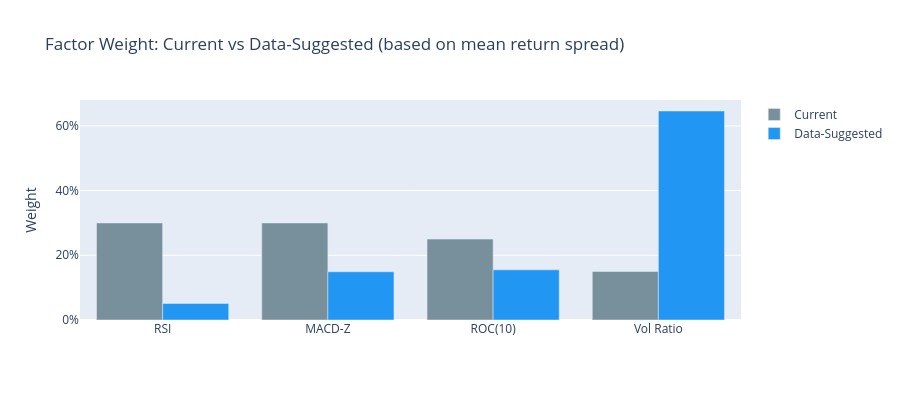

Source (notebook cell):
### Markdown cell above
## 8. Score weight suggestion for the final trend score

### Code cell
mean_spreads = sum_df.mean(axis=1).clip(lower=0)
suggested_weights = mean_spreads / mean_spreads.sum()

current_weights = pd.Series({
    'Trend Score': np.nan,
    '12-1 Momentum': 0.45,
    '6-1 Momentum': 0.20,
    'Near 52W High': 0.20,
    'Inverse Volatility': 0.15,
})

weight_df = pd.DataFrame({
    'Current Weight': current_weights,
    'Data-Suggested Weight': suggested_weights.round(3)
}).dropna()

fig = go.Figure()
fig.add_trace(go.Bar(name='Current', x=weight_df.index.tolist(), y=weight_df['Current Weight'].tolist(), marker_color='#78909C'))
fig.add_trace(go.Bar(name='Data-Suggested', x=weight_df.index.tolist(), y=weight_df['Data-Suggested Weight'].tolist(), marker_color='#1565C0'))
fig.update_layout(title='Trend Score Weights: Current vs Data-Suggested', barmode='group', height=400, yaxis_title='Weight', yaxis_tickformat='.0%')
fig.show()
weight_df

### Figure 1 — Plotly figure (JSON) as saved in the notebook; plotly's stock layout.template omitted (floating-point values rounded to 4 significant figures)
{"data": [{"marker": {"color": "#78909C"}, "name": "Current", "type": "bar", "x": ["RSI", "MACD-Z", "ROC(10)", "Vol Ratio"], "y": [0.3, 0.3, 0.25, 0.15]}, {"marker": {"color": "#2196F3"}, "name": "Data-Suggested", "type": "bar", "x": ["RSI", "MACD-Z", "ROC(10)", "Vol Ratio"], "y": [0.051, 0.149, 0.155, 0.646]}], "layout": {"barmode": "group", "height": 400, "title": {"text": "Factor Weight: Current vs Data-Suggested (based on mean return spread)"}, "yaxis": {"tickformat": ".0%", "title": {"text": "Weight"}}}}
